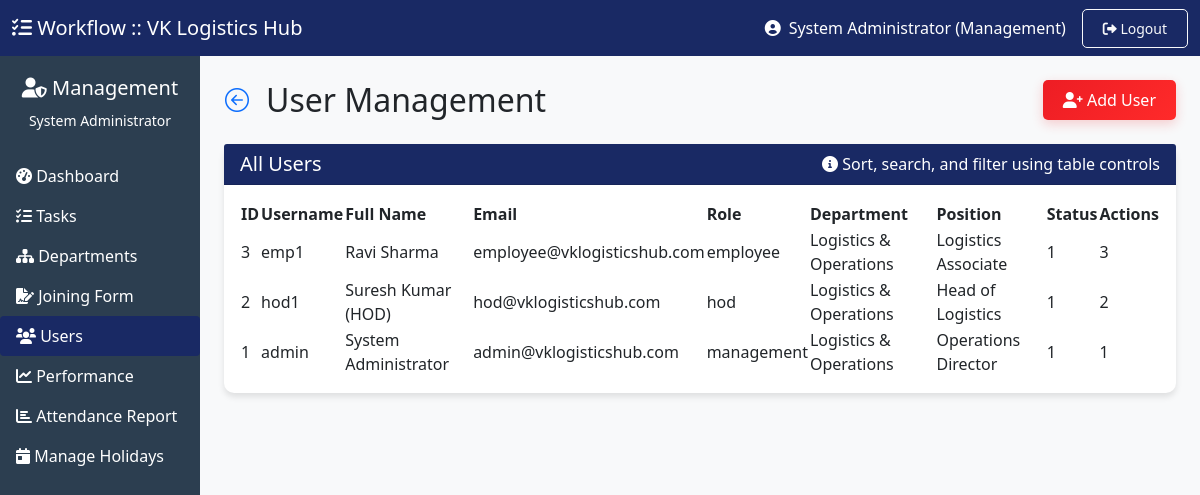
Page /dashboard/management/users.php (signed in) on the earlier database version.
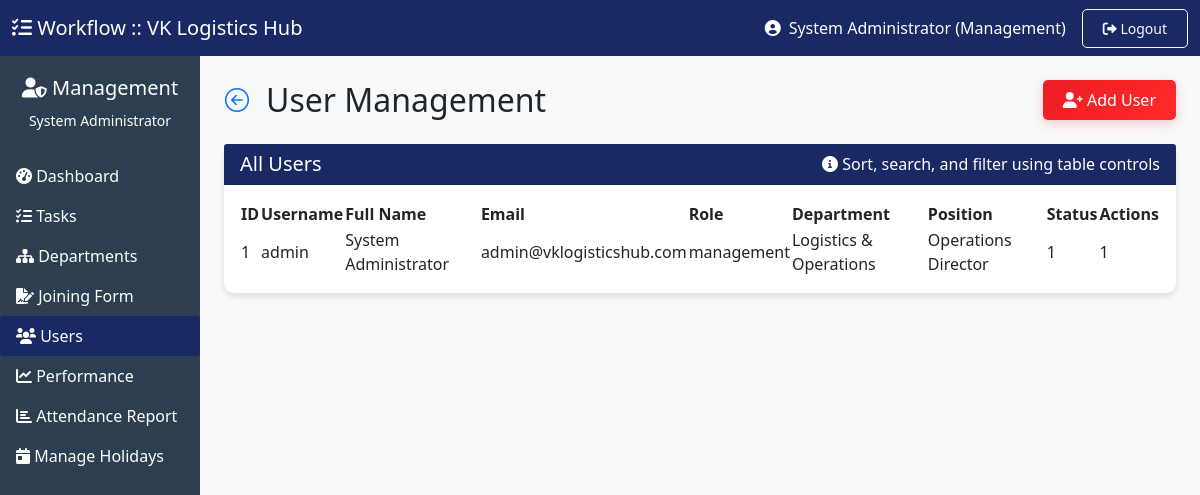
Same page on the later database version.
### tables this page shows
CREATE TABLE IF NOT EXISTS `users` (
  `id` INT AUTO_INCREMENT PRIMARY KEY,
  `username` VARCHAR(50) NOT NULL UNIQUE,
  `email` VARCHAR(100) NOT NULL UNIQUE,
  `password` VARCHAR(255) NOT NULL,
  `full_name` VARCHAR(100) NOT NULL,
  `role` ENUM('management', 'hod', 'employee') NOT NULL,
  `department_id` INT NULL,
  `position` VARCHAR(100) NULL,
  `is_active` TINYINT(1) DEFAULT 1,
  `last_login` DATETIME NULL,
  `created_at` TIMESTAMP DEFAULT CURRENT_TIMESTAMP,
  INDEX (`department_id`),
  INDEX (`role`),
  INDEX (`is_active`)
);

CREATE TABLE IF NOT EXISTS `departments` (
  `id` INT AUTO_INCREMENT PRIMARY KEY,
  `name` VARCHAR(100) NOT NULL UNIQUE,
  `description` TEXT NULL,
  `created_by` INT NULL,
  `created_at` TIMESTAMP DEFAULT CURRENT_TIMESTAMP
);

### dashboard/management/users.php (the view, shortened to what the changed rows need)
<?php
require_once __DIR__ . '/../../config.php';
try {
    $db = getDB();
} catch(Exception $e) {
    die("Database connection failed. Please check your database setup.");
}
$users = [];
try {
    $stmt = $db->query("SELECT u.*, d.name as department_name FROM users u LEFT JOIN departments d ON u.department_id = d.id ORDER BY u.full_name");
    $users = $stmt->fetchAll();
} catch(Exception $e) {
    $message = "Error loading data: " . $e->getMessage();
    $message_type = "danger";
}
?>
<!DOCTYPE html>
<html lang="en">
<head>
    <link href="https://cdn.jsdelivr.net/npm/bootstrap@5.1.3/dist/css/bootstrap.min.css" rel="stylesheet">
    <link rel="stylesheet" href="https://cdnjs.cloudflare.com/ajax/libs/font-awesome/6.0.0/css/all.min.css">
    <link rel="stylesheet" href="https://unpkg.com/bootstrap-table@1.22.1/dist/bootstrap-table.min.css">
<link rel="stylesheet" href="https://cdn.jsdelivr.net/npm/bootstrap-icons@1.11.1/font/bootstrap-icons.css">
    <link href="../../assets/css/style.css" rel="stylesheet">
</head>
<body style="background-color: #f8f9fa;">
    <div class="container-fluid">
        <div class="row">
            <main class="col-md-9 ms-sm-auto col-lg-10 px-md-4 py-4">
                <div class="d-flex justify-content-between align-items-center mb-4">
    <div class="d-flex align-items-center">
        <h1 class="h2 mb-0">User Management</h1>
    </div>
</div>
                <div class="card">
                    <div class="card-body">
                        <table id="usersTable"
                               data-toggle="table"
                               data-search="true"
                               data-show-search-clear-button="true"
                               data-search-align="left"
                               data-pagination="true"
                               data-page-list="[10, 25, 50, 100, all]"
                               data-show-columns="true"
                               data-show-refresh="true"
                               data-show-export="true"
                               data-buttons-class="primary"
                               data-show-fullscreen="true"
                               data-sortable="true"
                               data-sort-class="table-active"
                               data-page-size="10"
                               class="table-hover">
                            <thead>
                                <tr>
                                    <th data-field="id" data-sortable="true" data-width="80">ID</th>
                                    <th data-field="username" data-sortable="true">Username</th>
                                    <th data-field="full_name" data-sortable="true">Full Name</th>
                                    <th data-field="email" data-sortable="true">Email</th>
                                    <th data-field="role" data-sortable="true" data-formatter="roleFormatter">Role</th>
                                    <th data-field="department" data-sortable="true">Department</th>
                                    <th data-field="position" data-sortable="true">Position</th>
                                    <th data-field="status" data-sortable="true" data-formatter="statusFormatter" data-width="100">Status</th>
                                    <th data-field="actions" data-formatter="actionsFormatter" data-align="center" data-width="150">Actions</th>
                                </tr>
                            </thead>
                            <tbody>
                                <?php foreach($users as $user): ?>
                                <tr>
                                    <td><?php echo $user['id']; ?></td>
                                    <td><?php echo htmlspecialchars($user['username']); ?></td>
                                    <td><?php echo htmlspecialchars($user['full_name']); ?></td>
                                    <td><?php echo htmlspecialchars($user['email']); ?></td>
                                    <td><?php echo $user['role']; ?></td>
                                    <td><?php echo $user['department_name'] ?? 'N/A'; ?></td>
                                    <td><?php echo htmlspecialchars($user['position'] ?? '-'); ?></td>
                                    <td><?php echo $user['is_active']; ?></td>
                                    <td><?php echo $user['id']; ?></td>
                                </tr>
                                <?php endforeach; ?>
                            </tbody>
                        </table>
                    </div>
                </div>
            </main>
        </div>
    </div>
</body>
</html>

Differences in the rows shown:
removed users: id "3", username "emp1", full_name "Ravi Sharma", email "employee@vklogisticshub.com", role "employee", department.name "Logistics & Operations", position "Logistics Associate", is_active "1"
removed users: id "2", username "hod1", full_name "Suresh Kumar (HOD)", email "hod@vklogisticshub.com", role "hod", department.name "Logistics & Operations", position "Head of Logistics", is_active "1"
